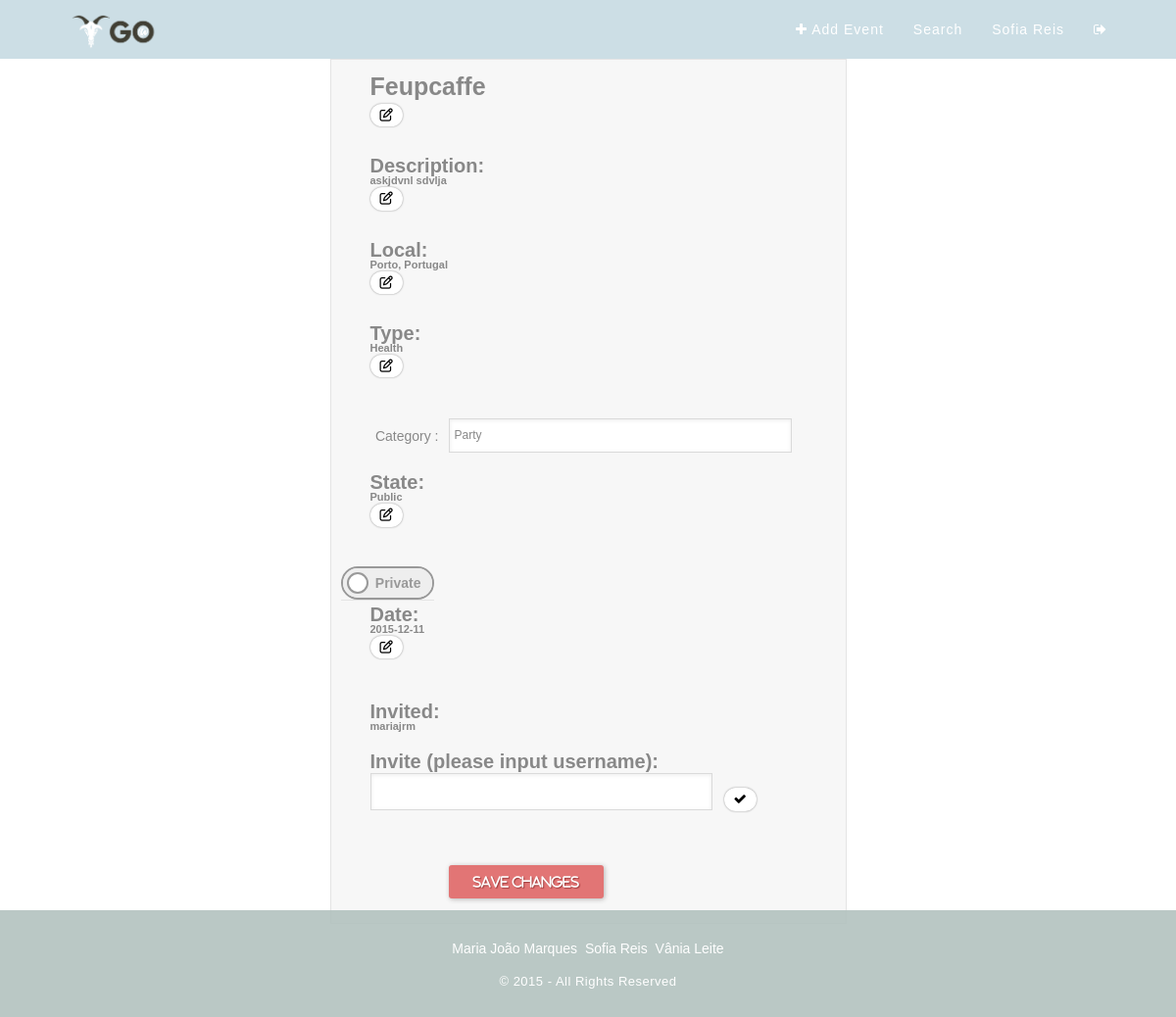
The app's page /?pagina=editEvent&id=82 (signed in) with its own data.
### tables this page shows
CREATE TABLE "Event" (
	`idEvent`	INTEGER PRIMARY KEY AUTOINCREMENT,
	`name`	TEXT NOT NULL,
	`description`	TEXT NOT NULL,
	`idImage`	INTEGER,
	`idType`	INTEGER,
	`date`	TEXT NOT NULL,
	`idUser`	INTEGER NOT NULL,
	`public`	INTEGER DEFAULT 0,
	`local`	TEXT
);

CREATE TABLE `Type` (
	`idType`	INTEGER NOT NULL PRIMARY KEY AUTOINCREMENT,
	`name`	INTEGER NOT NULL
);

### php/loadEvent.php (called while the page is built, shortened)
<?
try {
  $db = new PDO('sqlite:./db/dboltw.db');
  $db->setAttribute(PDO::ATTR_ERRMODE, PDO::ERRMODE_EXCEPTION);
} catch (PDOException $e) {
    print "Error!: " . $e->getMessage() . "<br/>";
    die();
}
function getEventInfo($id){
  try{
    global $db;
    $stmt=$db->prepare("SELECT * FROM Event WHERE idEvent=:event_id");
    $stmt->bindValue(':event_id',$id,PDO::PARAM_STR);
    $found=$stmt->execute();
    $columns=$stmt->fetch();
    return $columns;
  }catch(PDOException $e){
    if(isset($_SESSION['user_id'])){
      $log=$e->getMessage()." ___Date=".date("Y-m-d")." ___ idUser=".$_SESSION['user_id'].PHP_EOL;
    }else{
      $log=$e->getMessage()." ___Date= ".date("Y-m-d")."\n";
    }
    error_log($log,3,"../error.log");
    return -1;
  }
}
function getEventTypes(){
  try{
    global $db;
    $stmt=$db->prepare("SELECT * FROM Type");
    $query = $stmt->execute();
    $result= $stmt->fetchAll();
    return $result;
  }
  catch(PDOException $e){
    if(isset($_SESSION['user_id'])){
      $log=$e->getMessage()." ___Date=".date("Y-m-d")." ___ idUser=".$_SESSION['user_id'].PHP_EOL;
    }else{
      $log=$e->getMessage()." ___Date= ".date("Y-m-d")."\n";
    }
    error_log($log,3,"../error.log");
    return -1;
  }
}
function getEventType($id){
  try{
    global $db;
    $stmt=$db->prepare("SELECT name FROM Type WHERE idType=:id");
    $stmt->bindValue(':id',getEventInfo($id)['idType']);
    $query = $stmt->execute();
    $result= $stmt->fetch();
    return $result['name'];
  }
  catch(PDOException $e){
    if(isset($_SESSION['user_id'])){
			$log=$e->getMessage()." ___Date=".date("Y-m-d")." ___ idUser=".$_SESSION['user_id'].PHP_EOL;
		}else{
			$log=$e->getMessage()." ___Date= ".date("Y-m-d")."\n";
		}
		error_log($log,3,"../error.log");
    return -1;
  }
}
function getAuthorInfo($eventId)
{
  try{
    global $db;
    $stmt=$db->prepare("SELECT * FROM User WHERE idUser=:id");
    $stmt->bindValue(':id',getEventInfo($eventId)['idUser']);
    $result= $stmt->fetch();
    return $result;
  }
  catch(PDOException $e){
    if(isset($_SESSION['user_id'])){
      $log=$e->getMessage()." ___Date=".date("Y-m-d")." ___ idUser=".$_SESSION['user_id'].PHP_EOL;
    }else{
      $log=$e->getMessage()." ___Date= ".date("Y-m-d")."\n";
    }
    error_log($log,3,"../error.log");
    return -1;
  }
}
function getEventInvited($idEvent){
  try{
    global $db;
    $stmt=$db->prepare("SELECT EventInvite.idEvent, EventInvite.idUser, User.username, User.firstname, User.lastname,User.email
FROM EventInvite
LEFT OUTER JOIN User ON EventInvite.idUser = User.idUser
WHERE idEvent=:id");
    $stmt->bindValue(':id',$idEvent);
    $found=$stmt->execute();
    $result=$stmt->fetchAll();
    return $result;
  }
  catch(PDOException $e){
    if(isset($_SESSION['user_id'])){
      $log=$e->getMessage()." ___Date=".date("Y-m-d")." ___ idUser=".$_SESSION['user_id'].PHP_EOL;
    }else{
      $log=$e->getMessage()." ___Date= ".date("Y-m-d")."\n";
    }
    error_log($log,3,"../error.log");
    return -1;
  }
}
function getUserEvents($id){
  try{
    global $db;
    $stmt=$db->prepare("SELECT * FROM Event WHERE idUser=:id");
    $stmt->bindValue(':id',$id);
    $query = $stmt->execute();
    $result= $stmt->fetchAll();
    return $result;
  }
  catch(PDOException $e){
    if(isset($_SESSION['user_id'])){
      $log=$e->getMessage()." ___Date=".date("Y-m-d")." ___ idUser=".$_SESSION['user_id'].PHP_EOL;
    }else{
      $log=$e->getMessage()." ___Date= ".date("Y-m-d")."\n";
    }
    error_log($log,3,"../error.log");
    return -1;
  }
}
$event=getEventInfo($_GET['id']);
$types = getEventTypes();
$type= getEventType($_GET['id']);
$author=getAuthorInfo($_GET['id']);
$invitedUsers=getEventInvited($_GET['id']);
if ($event['public']==0){
  $state="Private";
}else{
  $state="Public";
}
$userEvents = getUserEvents($_SESSION['user_id']);
?>

### template/editEvent.php (the view, shortened to what this page needs)
<? include_once 'php/loadEvent.php';
?>
<form action="./php/action_edit_event.php" method="post" enctype="multipart/form-data" class="event-form event_edit">
  <div id="event_title_edit">
    <h1> <label id="event_title_edit_h1"><? echo $event["name"]; ?></label>
      <button type="button" id="event_title_edit_btn">
        <i class="fa fa-pencil-square-o"></i>
      </button>
    </h1>
  </div>
  <div id="event_description_edit" >
  <h2>Description:
    <span id="event_description_edit_span"><? echo $event["description"]; ?></span>
    <button type="button" id="event_description_edit_btn">
      <i class="fa fa-pencil-square-o"></i>
    </button>
  </h2>
</div>
  <div id="event_local_edit" >
    <h2>Local:
      <span id="event_local_edit_span"><? echo $event["local"]; ?></span>
      <button type="button" id="event_local_edit_btn">
        <i class="fa fa-pencil-square-o"></i>
      </button>
    </h2>
  </div>
  <div id="event_type_edit" >
    <h2>Type:
      <span id="event_type_edit_span"> <? echo $type; ?></span>
      <button type="button" id="event_type_edit_btn">
        <i class="fa fa-pencil-square-o"></i>
      </button>
    </h2>
  </div>
<div id="event_type_edit_select" >
    <label>
      <span>Category :</span>
      <div class="styled-select">
        <select id="event_type-edit"  name="type" >
          <?php
            for($i=0; $i < count($types); ++$i)
            {
              echo '<option value="'.$i.'">'.$types[$i]['name'].'</option>';
            }
          ?>
      </select>
    </div>
  </label>
</div>
<br />
<div id="event_state_edit" >
  <h2 id="state-to-remove">State:
    <span id="event_state_edit_span"><? echo $state; ?></span>
    <button type="button" id="event_dstate_edit_btn">
      <i class="fa fa-pencil-square-o"></i>
    </button>
  </h2>
</div>
<section>
  <div class="onoffswitch edit_onoff" id="onoffstate">
    <label class="onoffswitch-label" for="myonoffswitch">
      <div class="onoffswitch-switch"></div>
    </label>
  </div>
</section>
<br/>
  <div id="event_date_edit" >
  <h2>Date:
    <span id="event_date_edit_span"><? echo $event["date"]; ?></span>
    <button type="button" id="event_date_edit_btn">
      <i class="fa fa-pencil-square-o"></i>
    </button>
  </h2>
  </div>
<br/>
  <div id="event_invites_edit" >
  <h2>Invited:
    <? foreach($invitedUsers as $invited){ ?>
    <span id="event_invites_edit_span"><? echo $invited["username"]; ?></span>
    <? } ?>
    <br/>
    <div id="inviteNew">
      Invite (please input username):
      <input type="text" id="inv_input"/>
      <button type="button" id="addUser">
        <i class="fa fa-check"></i>
      </button>
    </div>
  </h2>
  </div>
  <label>
    <span>&nbsp;</span>
    <input type="submit" class="button" value="Save changes" />
  </label>
</form>

### css/main.css (style rules this page uses)
body { font-family: 'Source Sans Pro', sans-serif; font-size: 14px; color: #666; position:relative; padding-bottom: 95px; min-height: 100%; height: auto !important; height: 100%; }
html, body { overflow: auto; height: 100%; }
.event-form { margin-left:auto; margin-right:auto; max-width: 500px; background: #F7F7F7; padding: 25px 15px 25px 10px; font: 12px; color: #888; text-shadow: 1px 1px 1px #FFF; border:1px solid #E4E4E4; }
.event-form h1 { font-size: 25px; padding: 0px 0px 10px 40px; display: block; border-bottom:1px solid #E4E4E4; margin: -10px -15px 30px -10px;; color: #888; }
.event-form #onoffstate { border-bottom:1px solid #E4E4E4; }
.event-form h2 { font-size: 20px; padding: 0px 0px 10px 40px; display: block; border-bottom:1px solid #E4E4E4; margin: -10px -15px 30px -10px;; color: #888; }
.event-form h2>span { display: block; font-size: 11px; }
.event-form section { display: block; border-bottom:1px solid #E4E4E4; }
.event-form label { display: block; margin: 0px; }
.event-form label>span { float: left; width: 20%; text-align: right; padding-right: 10px; margin-top: 13px; color: #888; }
.event-form input[type="text"], .event-form input[type="email"], .event-form textarea, .event-form select,.event-form input[type="date"] { border: 1px solid #DADADA; color: #888; height: 30px; margin-bottom: 16px; margin-right: 6px; margin-top: 2px; outline: 0 none; padding: 3px 3px 3px 5px; width: 70%; font-size: 12px; line-height:15px; box-shadow: inset 0px 1px 4px #ECECEC; -moz-box-shadow: inset 0px 1px 4px #ECECEC; -webkit-box-shadow: inset 0px 1px 4px #ECECEC; }
.event-form select { background: #FFF url('down-arrow.png') no-repeat right; background: #FFF url('down-arrow.png') no-repeat right); appearance:none; -webkit-appearance:none; -moz-appearance: none; text-indent: 0.01px; text-overflow: ''; width: 70%; height: 35px; line-height: 25px; }
.event-form .button { background: #E27575; border: none; padding: 10px 25px 10px 25px; color: #FFF; box-shadow: 1px 1px 5px #B6B6B6; border-radius: 3px; text-shadow: 1px 1px 1px #9E3F3F; cursor: pointer; }
.onoffswitch { position: relative; width: 95px; -webkit-user-select:none; -moz-user-select:none; -ms-user-select: none; }
.onoffswitch-label { display: block; overflow: hidden; cursor: pointer; border: 2px solid #999999; border-radius: 20px; }
.onoffswitch-switch { display: block; width: 18px; margin: 6px; background: #FFFFFF; position: absolute; top: 0; bottom: 0; right: 61px; border: 2px solid #999999; border-radius: 20px; transition: all 0.3s ease-in 0s; }
input[type="submit"] { font-family: FontAwesome; }
.event_edit { text-shadow: none; font-family: 'Source Sans Pro', sans-serif; }
.event_edit h1, .event_edit h2, .event_edit section { border-bottom: 0; }
.event_edit button, .event_create button { background-color: transparent; box-sizing: border-box; padding: 0; border: 0; }
.event_edit i, .event_create i { background-color: white; color: black; padding: 5px 10px; display: inline-block; -moz-border-radius: 100px; -webkit-border-radius: 100px; border-radius: 100px; -moz-box-shadow: 0px 0px 2px #888; -webkit-box-shadow: 0px 0px 2px #888; box-shadow: 0px 0px 2px #888; }
.event_edit .button { background: #E27575; border: none; padding: 10px 25px 10px 25px; color: #FFF; box-shadow: 1px 1px 5px #B6B6B6; border-radius: 3px; text-shadow: 1px 1px 1px #9E3F3F; cursor: pointer; }

### records on screen
event: name "Feupcaffe", description "askjdvnl sdvlja", local "Porto, Portugal", idType.name "Health", public "Public", date "2015-12-11"

### other values on screen
$_SESSION['firstname'] "Sofia"
$_SESSION['lastname'] "Reis"
$invited["username"] "mariajrm"
form field type "Party"
